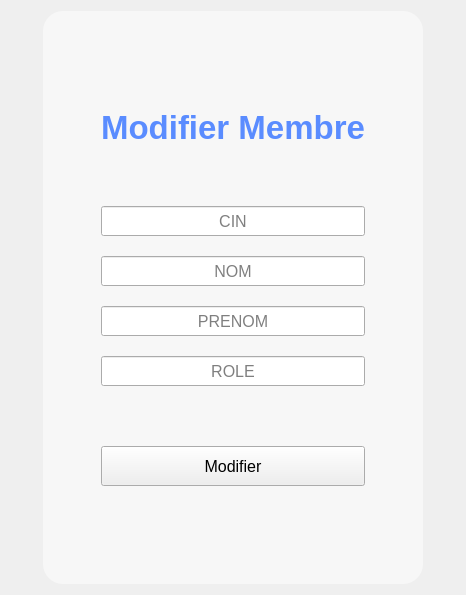
         <widget class="QWidget" name="PageModifierMembre">
          <property name="styleSheet">
           <string notr="true"/>
          </property>
          <layout class="QHBoxLayout" name="horizontalLayout_8">
           <item>
            <spacer name="horizontalSpacer_10">
             <property name="orientation">
              <enum>Qt::Orientation::Horizontal</enum>
             </property>
             <property name="sizeHint" stdset="0">
              <size>
               <width>32</width>
               <height>20</height>
              </size>
             </property>
            </spacer>
           </item>
           <item>
            <widget class="QWidget" name="FormModifierMember" native="true">
             <property name="styleSheet">
              <string notr="true">#FormModifierMember{
background:rgba(255,255,255,0.5);
border-radius:20px;
}</string>
             </property>
             <layout class="QHBoxLayout" name="horizontalLayout_7">
              <item>
               <spacer name="horizontalSpacer_8">
                <property name="orientation">
                 <enum>Qt::Orientation::Horizontal</enum>
                </property>
                <property name="sizeHint" stdset="0">
                 <size>
                  <width>40</width>
                  <height>20</height>
                 </size>
                </property>
               </spacer>
              </item>
              <item>
               <widget class="QWidget" name="AJM_2" native="true">
                <property name="styleSheet">
                 <string notr="true"/>
                </property>
                <layout class="QVBoxLayout" name="verticalLayout_7">
                 <property name="spacing">
                  <number>20</number>
                 </property>
                 <item>
                  <spacer name="verticalSpacer_18">
                   <property name="orientation">
                    <enum>Qt::Orientation::Vertical</enum>
                   </property>
                   <property name="sizeHint" stdset="0">
                    <size>
                     <width>20</width>
                     <height>40</height>
                    </size>
                   </property>
                  </spacer>
                 </item>
                 <item>
                  <spacer name="verticalSpacer_19">
                   <property name="orientation">
                    <enum>Qt::Orientation::Vertical</enum>
                   </property>
                   <property name="sizeHint" stdset="0">
                    <size>
                     <width>20</width>
                     <height>40</height>
                    </size>
                   </property>
                  </spacer>
                 </item>
                 <item>
                  <widget class="QLabel" name="label_2">
                   <property name="maximumSize">
                    <size>
                     <width>16777215</width>
                     <height>44</height>
                    </size>
                   </property>
                   <property name="font">
                    <font>
                     <pointsize>25</pointsize>
                     <bold>true</bold>
                    </font>
                   </property>
                   <property name="styleSheet">
                    <string notr="true">color:rgb(90,140,255);</string>
                   </property>
                   <property name="frameShadow">
                    <enum>QFrame::Shadow::Plain</enum>
                   </property>
                   <property name="text">
                    <string>Modifier Membre</string>
                   </property>
                   <property name="scaledContents">
                    <bool>true</bool>
                   </property>
                   <property name="alignment">
                    <set>Qt::AlignmentFlag::AlignCenter</set>
                   </property>
                  </widget>
                 </item>
                 <item>
                  <spacer name="verticalSpacer_20">
                   <property name="orientation">
                    <enum>Qt::Orientation::Vertical</enum>
                   </property>
                   <property name="sizeHint" stdset="0">
                    <size>
                     <width>20</width>
                     <height>40</height>
                    </size>
                   </property>
                  </spacer>
                 </item>
                 <item>
                  <widget class="QLineEdit" name="MMcin">
                   <property name="minimumSize">
                    <size>
                     <width>0</width>
                     <height>30</height>
                    </size>
                   </property>
                   <property name="font">
                    <font>
                     <pointsize>12</pointsize>
                    </font>
                   </property>
                   <property name="alignment">
                    <set>Qt::AlignmentFlag::AlignCenter</set>
                   </property>
                   <property name="placeholderText">
                    <string>CIN</string>
                   </property>
                  </widget>
                 </item>
                 <item>
                  <widget class="QLineEdit" name="MMnom">
                   <property name="minimumSize">
                    <size>
                     <width>0</width>
                     <height>30</height>
                    </size>
                   </property>
                   <property name="font">
                    <font>
                     <pointsize>12</pointsize>
                    </font>
                   </property>
                   <property name="alignment">
                    <set>Qt::AlignmentFlag::AlignCenter</set>
                   </property>
                   <property name="placeholderText">
                    <string>NOM</string>
                   </property>
                  </widget>
                 </item>
                 <item>
                  <widget class="QLineEdit" name="MMprenom">
                   <property name="minimumSize">
                    <size>
                     <width>0</width>
                     <height>30</height>
                    </size>
                   </property>
                   <property name="font">
                    <font>
                     <pointsize>12</pointsize>
                    </font>
                   </property>
                   <property name="alignment">
                    <set>Qt::AlignmentFlag::AlignCenter</set>
                   </property>
                   <property name="placeholderText">
                    <string>PRENOM</string>
                   </property>
                  </widget>
                 </item>
                 <item>
                  <widget class="QLineEdit" name="MMrole">
                   <property name="minimumSize">
                    <size>
                     <width>0</width>
                     <height>30</height>
                    </size>
                   </property>
                   <property name="font">
                    <font>
                     <pointsize>12</pointsize>
                    </font>
                   </property>
                   <property name="alignment">
                    <set>Qt::AlignmentFlag::AlignCenter</set>
                   </property>
                   <property name="placeholderText">
                    <string>ROLE</string>
                   </property>
                  </widget>
                 </item>
                 <item>
                  <spacer name="verticalSpacer_21">
                   <property name="orientation">
                    <enum>Qt::Orientation::Vertical</enum>
                   </property>
                   <property name="sizeHint" stdset="0">
                    <size>
                     <width>20</width>
                     <height>40</height>
                    </size>
                   </property>
                  </spacer>
                 </item>
                 <item>
                  <widget class="QPushButton" name="MMmodifier">
                   <property name="minimumSize">
                    <size>
                     <width>150</width>
                     <height>40</height>
                    </size>
                   </property>
                   <property name="font">
                    <font>
                     <pointsize>12</pointsize>
                    </font>
                   </property>
                   <property name="cursor">
                    <cursorShape>PointingHandCursor</cursorShape>
                   </property>
                   <property name="styleSheet">
                    <string notr="true"/>
                   </property>
                   <property name="text">
                    <string>Modifier</string>
                   </property>
                   <property name="shortcut">
                    <string>Return</string>
                   </property>
                   <property name="checkable">
                    <bool>false</bool>
                   </property>
                  </widget>
                 </item>
                 <item>
                  <spacer name="verticalSpacer_22">
                   <property name="orientation">
                    <enum>Qt::Orientation::Vertical</enum>
                   </property>
                   <property name="sizeHint" stdset="0">
                    <size>
                     <width>20</width>
                     <height>40</height>
                    </size>
                   </property>
                  </spacer>
                 </item>
                 <item>
                  <spacer name="verticalSpacer_23">
                   <property name="orientation">
                    <enum>Qt::Orientation::Vertical</enum>
                   </property>
                   <property name="sizeHint" stdset="0">
                    <size>
                     <width>20</width>
                     <height>40</height>
                    </size>
                   </property>
                  </spacer>
                 </item>
                </layout>
               </widget>
              </item>
              <item>
               <spacer name="horizontalSpacer_9">
                <property name="orientation">
                 <enum>Qt::Orientation::Horizontal</enum>
                </property>
                <property name="sizeHint" stdset="0">
                 <size>
                  <width>40</width>
                  <height>20</height>
                 </size>
                </property>
               </spacer>
              </item>
             </layout>
            </widget>
           </item>
           <item>
            <spacer name="horizontalSpacer_11">
             <property name="orientation">
              <enum>Qt::Orientation::Horizontal</enum>
             </property>
             <property name="sizeHint" stdset="0">
              <size>
               <width>32</width>
               <height>20</height>
              </size>
             </property>
            </spacer>
           </item>
          </layout>
         </widget>
